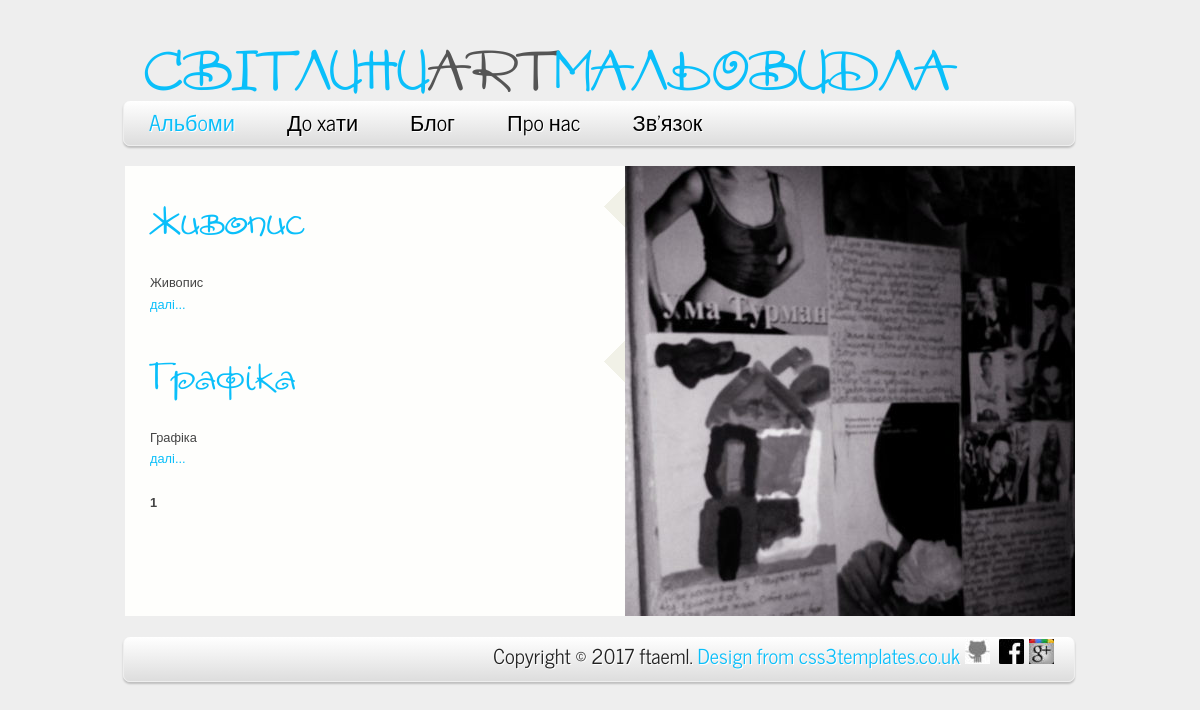
Screenshot of /albums/3 with the database file from the repository.
### gallery/models.py (models this page shows, shortened)
class Album(models.Model):
    title = models.CharField(max_length=60)
    description = models.CharField(max_length=250)
    type = models.ForeignKey(Type)
    class Meta:
        verbose_name = "Альбом"
        verbose_name_plural = "Альбоми"

### gallery/views.py (the view)
# urls.py: url(r'^albums/(?P<id>\d+)?$', views.albums, name="albums"),
def albums(request, id=None):
    paint = Album.objects.filter(type_id=id)
    paginator = Paginator(paint, 3)
    page = request.GET.get('page')
    try:
        paint = paginator.page(page)
    except PageNotAnInteger:
        paint = paginator.page(1)
    except EmptyPage:
        paint = paginator.page(paginator.num_pages)
    context = {"paints": paint, "pn":page}
    return render(request, "gallery/albums.html", context)

### templates/gallery/albums.html (shortened to what this page needs)
{% extends "base.html" %}
{% load staticfiles %}
{% load i18n %}
    {% block menu %}
        {% include "menu.html" with is_albums=True %}
    {% endblock menu %}
{% block content %}
    <div id="site_content">
        <div id="left_content">
            <div id="blog_container">
                {% for p in paints %}
                    <h4 class="select"><a href="{% url "album" id=p.pk %}?page={{ albums.number }}">{{ p.title }}</a></h4>
                    <p>{{ p.description }}<a href="{% url "album" id=p.pk %}"></br>далі...</a></p>
                {% endfor %}
            </div>
            <div class="pageLink next">
                {% for num in paints.paginator.page_range %}
                    {% if num == paints.number %}
                        <span class="current"><b>{{ num }}</b></span>
                    {% else %}
                        <a href="?page={{ num }}"> {{ num }}</a>
                    {% endif %}
                {% endfor %}
            </div>
        </div>
        <div id="right_content">
            <img src="{% static "images/albums.jpg" %}" title="contact" alt="contact" /></p>
        </div>
    </div>
{% endblock %}

### static/css/style.css (style rules this page uses)
html { height: 100%; }
* { margin: 0; padding: 0; }
body { font: normal .80em arial, sans-serif; }
p { padding: 0 0 25px 0; line-height: 1.7em; }
img { border: 0; }
h1, h2, h3, h4, h5, h6 { font: normal 350% 'AmoreCTT', arial, sans-serif; margin: 0 0 5px 0; padding: 0; }
h4, h5, h6 { margin: 0; padding: 0 0 5px 0; font: normal 110% arial, sans-serif; line-height: 1.5em; }
a, a:hover { outline: none; text-decoration: none; }
#main, #header, #logo, #menubar, #site_content, #footer { margin-left: auto; margin-right: auto; }
#site_content { width: 950px; overflow: hidden; margin: 4px auto 0 auto; padding: 0; }
#left_content { float: left; text-align: justify; width: 444px; padding: 20px 0 5px 25px; margin: 0; }
#right_content { float: right; width: 450px; padding: 0; min-height: 450px; }
#right_content img { float: left; }
#blog_container h4 { font: normal 300% 'AmoreCTT', arial, sans-serif; margin: 0 0 15px 0; padding: 5px 0; }
#blog_container h4.select { width: 475px; }

### static/css/colour.css (style rules this page uses)
body { background: #EEE url(../images/light.png); color: #444; }
#site_content { background: #FEFEFC; }
#blog_container h4.select { background: url(../images/light_blog.png) no-repeat right top; }
a, a:hover, footer a, ul#nav li.selected a, ul#nav li a:hover, ul#nav ul li a:hover, ul#nav ul li a:focus, ul#nav li.selected ul a:hover, div.controls.portfolio_one a, div.controls.portfolio_two a:hover { color: #0ABFFA; }
h1, h3, h4, h5, a:hover, #logo h1, #logo h1 a:hover, .form_settings input, .form_settings textarea, #blog_container h4, ul#nav li.selected ul a { color: #555; }

### rows the page displays
Album: title "Живопис", description "Живопис"
Album: title "Графіка", description "Графіка"

### other values shown
{{ num }} "1"
